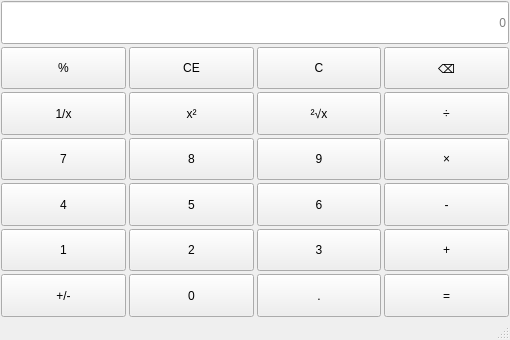
<?xml version="1.0" encoding="UTF-8"?>
<ui version="4.0">
 <class>MainWindow</class>
 <widget class="QMainWindow" name="MainWindow">
  <property name="geometry">
   <rect>
    <x>0</x>
    <y>0</y>
    <width>510</width>
    <height>340</height>
   </rect>
  </property>
  <property name="windowTitle">
   <string>MainWindow</string>
  </property>
  <widget class="QWidget" name="centralwidget">
   <layout class="QVBoxLayout" name="verticalLayout">
    <property name="spacing">
     <number>3</number>
    </property>
    <property name="leftMargin">
     <number>1</number>
    </property>
    <property name="topMargin">
     <number>1</number>
    </property>
    <property name="rightMargin">
     <number>1</number>
    </property>
    <property name="bottomMargin">
     <number>1</number>
    </property>
    <item>
     <layout class="QGridLayout" name="gridLayout">
      <item row="6" column="0">
       <widget class="QPushButton" name="pushButton_22">
        <property name="sizePolicy">
         <sizepolicy hsizetype="Minimum" vsizetype="Minimum">
          <horstretch>0</horstretch>
          <verstretch>0</verstretch>
         </sizepolicy>
        </property>
        <property name="text">
         <string>+/-</string>
        </property>
       </widget>
      </item>
      <item row="4" column="3">
       <widget class="QPushButton" name="binMinus">
        <property name="sizePolicy">
         <sizepolicy hsizetype="Minimum" vsizetype="Minimum">
          <horstretch>0</horstretch>
          <verstretch>0</verstretch>
         </sizepolicy>
        </property>
        <property name="text">
         <string>-</string>
        </property>
       </widget>
      </item>
      <item row="3" column="2">
       <widget class="QPushButton" name="btnNum9">
        <property name="sizePolicy">
         <sizepolicy hsizetype="Minimum" vsizetype="Minimum">
          <horstretch>0</horstretch>
          <verstretch>0</verstretch>
         </sizepolicy>
        </property>
        <property name="text">
         <string>9</string>
        </property>
       </widget>
      </item>
      <item row="2" column="0">
       <widget class="QPushButton" name="btnInverse">
        <property name="sizePolicy">
         <sizepolicy hsizetype="Minimum" vsizetype="Minimum">
          <horstretch>0</horstretch>
          <verstretch>0</verstretch>
         </sizepolicy>
        </property>
        <property name="text">
         <string>1/x</string>
        </property>
       </widget>
      </item>
      <item row="3" column="3">
       <widget class="QPushButton" name="binMultiple">
        <property name="sizePolicy">
         <sizepolicy hsizetype="Minimum" vsizetype="Minimum">
          <horstretch>0</horstretch>
          <verstretch>0</verstretch>
         </sizepolicy>
        </property>
        <property name="text">
         <string>×</string>
        </property>
       </widget>
      </item>
      <item row="1" column="1">
       <widget class="QPushButton" name="pushButton_2">
        <property name="sizePolicy">
         <sizepolicy hsizetype="Minimum" vsizetype="Minimum">
          <horstretch>0</horstretch>
          <verstretch>0</verstretch>
         </sizepolicy>
        </property>
        <property name="text">
         <string>CE</string>
        </property>
       </widget>
      </item>
      <item row="4" column="0">
       <widget class="QPushButton" name="btnNum4">
        <property name="sizePolicy">
         <sizepolicy hsizetype="Minimum" vsizetype="Minimum">
          <horstretch>0</horstretch>
          <verstretch>0</verstretch>
         </sizepolicy>
        </property>
        <property name="text">
         <string>4</string>
        </property>
       </widget>
      </item>
      <item row="6" column="3">
       <widget class="QPushButton" name="btnEqual">
        <property name="sizePolicy">
         <sizepolicy hsizetype="Minimum" vsizetype="Minimum">
          <horstretch>0</horstretch>
          <verstretch>0</verstretch>
         </sizepolicy>
        </property>
        <property name="text">
         <string>=</string>
        </property>
       </widget>
      </item>
      <item row="5" column="2">
       <widget class="QPushButton" name="btnNum3">
        <property name="sizePolicy">
         <sizepolicy hsizetype="Minimum" vsizetype="Minimum">
          <horstretch>0</horstretch>
          <verstretch>0</verstretch>
         </sizepolicy>
        </property>
        <property name="text">
         <string>3</string>
        </property>
       </widget>
      </item>
      <item row="2" column="2">
       <widget class="QPushButton" name="btnSqrt">
        <property name="sizePolicy">
         <sizepolicy hsizetype="Minimum" vsizetype="Minimum">
          <horstretch>0</horstretch>
          <verstretch>0</verstretch>
         </sizepolicy>
        </property>
        <property name="text">
         <string>²√x</string>
        </property>
       </widget>
      </item>
      <item row="0" column="0" colspan="4">
       <widget class="QLineEdit" name="lineEdit">
        <property name="sizePolicy">
         <sizepolicy hsizetype="Expanding" vsizetype="Preferred">
          <horstretch>0</horstretch>
          <verstretch>0</verstretch>
         </sizepolicy>
        </property>
        <property name="alignment">
         <set>Qt::AlignRight|Qt::AlignTrailing|Qt::AlignVCenter</set>
        </property>
        <property name="placeholderText">
         <string>0</string>
        </property>
       </widget>
      </item>
      <item row="5" column="1">
       <widget class="QPushButton" name="btnNum2">
        <property name="sizePolicy">
         <sizepolicy hsizetype="Minimum" vsizetype="Minimum">
          <horstretch>0</horstretch>
          <verstretch>0</verstretch>
         </sizepolicy>
        </property>
        <property name="text">
         <string>2</string>
        </property>
       </widget>
      </item>
      <item row="1" column="2">
       <widget class="QPushButton" name="pushButton_3">
        <property name="sizePolicy">
         <sizepolicy hsizetype="Minimum" vsizetype="Minimum">
          <horstretch>0</horstretch>
          <verstretch>0</verstretch>
         </sizepolicy>
        </property>
        <property name="text">
         <string>C</string>
        </property>
       </widget>
      </item>
      <item row="4" column="1">
       <widget class="QPushButton" name="btnNum5">
        <property name="sizePolicy">
         <sizepolicy hsizetype="Minimum" vsizetype="Minimum">
          <horstretch>0</horstretch>
          <verstretch>0</verstretch>
         </sizepolicy>
        </property>
        <property name="text">
         <string>5</string>
        </property>
       </widget>
      </item>
      <item row="6" column="2">
       <widget class="QPushButton" name="pushButton_17">
        <property name="sizePolicy">
         <sizepolicy hsizetype="Minimum" vsizetype="Minimum">
          <horstretch>0</horstretch>
          <verstretch>0</verstretch>
         </sizepolicy>
        </property>
        <property name="text">
         <string>.</string>
        </property>
       </widget>
      </item>
      <item row="5" column="3">
       <widget class="QPushButton" name="binPlus">
        <property name="sizePolicy">
         <sizepolicy hsizetype="Minimum" vsizetype="Minimum">
          <horstretch>0</horstretch>
          <verstretch>0</verstretch>
         </sizepolicy>
        </property>
        <property name="text">
         <string>+</string>
        </property>
       </widget>
      </item>
      <item row="2" column="1">
       <widget class="QPushButton" name="btnSquare">
        <property name="sizePolicy">
         <sizepolicy hsizetype="Minimum" vsizetype="Minimum">
          <horstretch>0</horstretch>
          <verstretch>0</verstretch>
         </sizepolicy>
        </property>
        <property name="text">
         <string>x²</string>
        </property>
       </widget>
      </item>
      <item row="5" column="0">
       <widget class="QPushButton" name="btnNum1">
        <property name="sizePolicy">
         <sizepolicy hsizetype="Minimum" vsizetype="Minimum">
          <horstretch>0</horstretch>
          <verstretch>0</verstretch>
         </sizepolicy>
        </property>
        <property name="text">
         <string>1</string>
        </property>
       </widget>
      </item>
      <item row="2" column="3">
       <widget class="QPushButton" name="binDivide">
        <property name="sizePolicy">
         <sizepolicy hsizetype="Minimum" vsizetype="Minimum">
          <horstretch>0</horstretch>
          <verstretch>0</verstretch>
         </sizepolicy>
        </property>
        <property name="text">
         <string>÷</string>
        </property>
       </widget>
      </item>
      <item row="3" column="1">
       <widget class="QPushButton" name="btnNum8">
        <property name="sizePolicy">
         <sizepolicy hsizetype="Minimum" vsizetype="Minimum">
          <horstretch>0</horstretch>
          <verstretch>0</verstretch>
         </sizepolicy>
        </property>
        <property name="text">
         <string>8</string>
        </property>
       </widget>
      </item>
      <item row="4" column="2">
       <widget class="QPushButton" name="btnNum6">
        <property name="sizePolicy">
         <sizepolicy hsizetype="Minimum" vsizetype="Minimum">
          <horstretch>0</horstretch>
          <verstretch>0</verstretch>
         </sizepolicy>
        </property>
        <property name="text">
         <string>6</string>
        </property>
       </widget>
      </item>
      <item row="3" column="0">
       <widget class="QPushButton" name="btnNum7">
        <property name="sizePolicy">
         <sizepolicy hsizetype="Minimum" vsizetype="Minimum">
          <horstretch>0</horstretch>
          <verstretch>0</verstretch>
         </sizepolicy>
        </property>
        <property name="text">
         <string>7</string>
        </property>
       </widget>
      </item>
      <item row="6" column="1">
       <widget class="QPushButton" name="btnNum0">
        <property name="sizePolicy">
         <sizepolicy hsizetype="Minimum" vsizetype="Minimum">
          <horstretch>0</horstretch>
          <verstretch>0</verstretch>
         </sizepolicy>
        </property>
        <property name="text">
         <string>0</string>
        </property>
       </widget>
      </item>
      <item row="1" column="0">
       <widget class="QPushButton" name="btnPercentage">
        <property name="sizePolicy">
         <sizepolicy hsizetype="Minimum" vsizetype="Minimum">
          <horstretch>0</horstretch>
          <verstretch>0</verstretch>
         </sizepolicy>
        </property>
        <property name="text">
         <string>%</string>
        </property>
       </widget>
      </item>
      <item row="1" column="3">
       <widget class="QPushButton" name="pushButton_4">
        <property name="sizePolicy">
         <sizepolicy hsizetype="Minimum" vsizetype="Minimum">
          <horstretch>0</horstretch>
          <verstretch>0</verstretch>
         </sizepolicy>
        </property>
        <property name="text">
         <string>⌫</string>
        </property>
       </widget>
      </item>
     </layout>
    </item>
   </layout>
  </widget>
  <widget class="QMenuBar" name="menubar">
   <property name="geometry">
    <rect>
     <x>0</x>
     <y>0</y>
     <width>510</width>
     <height>18</height>
    </rect>
   </property>
  </widget>
  <widget class="QStatusBar" name="statusbar"/>
 </widget>
 <resources/>
 <connections/>
</ui>
